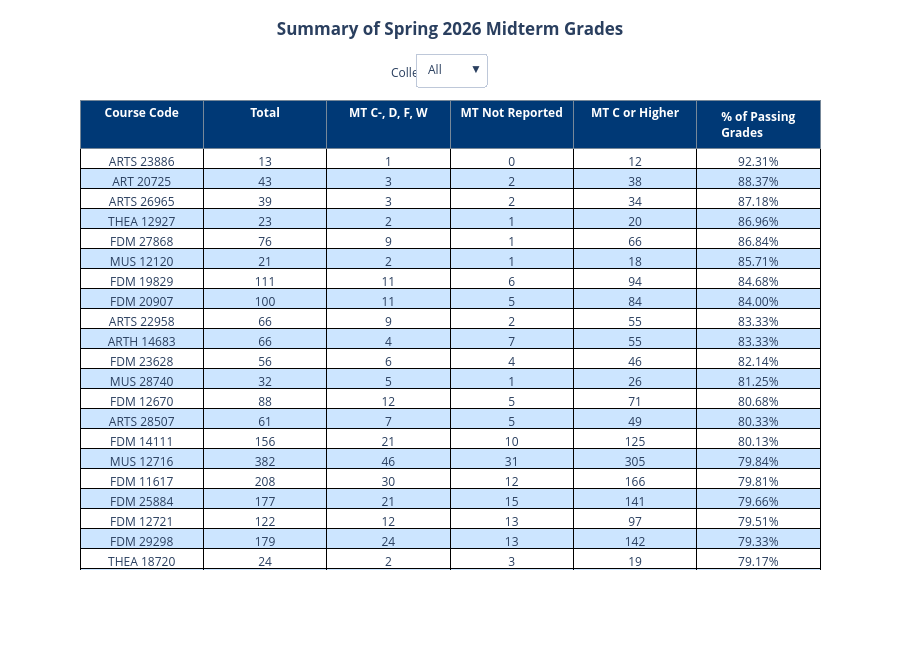

Notebook code cell kept with this figure:
### Markdown cell above
So it worked, just not well. I'm going to tinker with the y values to make them higher up. I'll do a lot of little tinkering, so below will be the final tinkering (# of attempts to get it right = 17).

Something else I'd like to do is add a title to the menu, as well as make it a drop down menu.

### Code cell
#Making Summary Table in Graph Objects Pt. 15 (Tinkering with the locations)
alltrace = go.Table(
    header = dict(values = ["Course Code", "Total", "MT C-, D, F, W", "MT Not Reported", "MT C or Higher", "% of Passing Grades"],
                line_color = "lightslategray",
                fill_color = "#003976",
                font_color = "white",
                font_weight = "bold"),
    cells = dict(values=[allsummary["Course Code"], 
                        allsummary["Total Grades"], 
                        allsummary["MT C-, D, F, W"], 
                        allsummary["MT Not Reported"], 
                        allsummary["MT C or Higher"], 
                        allsummary["% of Passing Grades"]],
                        line_color = "black",
                        fill_color = [["#FFFFFF", "#CCE5FF"] * 50])
)

caedtrace = go.Table(
    header = dict(values = ["Course Code", "Total", "MT C-, D, F, W", "MT Not Reported", "MT C or Higher", "% of Passing Grades"],
                line_color = "lightslategray",
                fill_color = "#003976",
                font_color = "white",
                font_weight = "bold"),
    cells = dict(values=[caedsummary["Course Code"], 
                        caedsummary["Total Grades"], 
                        caedsummary["MT C-, D, F, W"], 
                        caedsummary["MT Not Reported"], 
                        caedsummary["MT C or Higher"], 
                        caedsummary["% of Passing Grades"]],
                        line_color = "black",
                        fill_color = [["#FFFFFF", "#CCE5FF"] * 50])
)

ccitrace = go.Table(
    header = dict(values = ["Course Code", "Total", "MT C-, D, F, W", "MT Not Reported", "MT C or Higher", "% of Passing Grades"],
                line_color = "lightslategray",
                fill_color = "#003976",
                font_color = "white",
                font_weight = "bold"),
    cells = dict(values=[ccisummary["Course Code"], 
                        ccisummary["Total Grades"], 
                        ccisummary["MT C-, D, F, W"], 
                        ccisummary["MT Not Reported"], 
                        ccisummary["MT C or Higher"], 
                        ccisummary["% of Passing Grades"]],
                        line_color = "black",
                        fill_color = [["#FFFFFF", "#CCE5FF"] * 50])
)

cotatrace = go.Table(
    header = dict(values = ["Course Code", "Total", "MT C-, D, F, W", "MT Not Reported", "MT C or Higher", "% of Passing Grades"],
                line_color = "lightslategray",
                fill_color = "#003976",
                font_color = "white",
                font_weight = "bold"),
    cells = dict(values=[cotasummary["Course Code"], 
                        cotasummary["Total Grades"], 
                        cotasummary["MT C-, D, F, W"], 
                        cotasummary["MT Not Reported"], 
                        cotasummary["MT C or Higher"], 
                        cotasummary["% of Passing Grades"]],
                        line_color = "black",
                        fill_color = [["#FFFFFF", "#CCE5FF"] * 50])
)

layout = go.Layout(
    title=dict(text= "Summary of Spring 2026 Midterm Grades",
                font_weight = "bold", 
                xanchor = "center", 
                yanchor = "top", 
                x = .5,
                y = .965),
    height = 650
)

fig9 = go.Figure(data = [alltrace, caedtrace, ccitrace, cotatrace], layout = layout)

fig9.update_layout(updatemenus = [dict(
    type = "dropdown", #this will transform it into a dropdown menu
    direction = "down", #I want it to go down
    showactive = True,
    xanchor = "center",
    yanchor = "top",
    x = .5,
    y = 1.1, #So tried following the same logic as the title - I want the buttons right underneath it
    buttons = 
        list([dict(label = "All",
            method = "update",
            args = [{"visible":[True,False,False,False]}]),
        dict(label = "CAED",
            method = "update",
            args = [{"visible":[False,True,False,False]}]),
        dict(label = "CCI",
            method = "update",
            args = [{"visible":[False,False,True,False]}]),
        dict(label = "CotA",
            method = "update",
         args = [{"visible":[False,False,False,True]}])])
)],
    annotations=[dict( #This is adding the note for the dropdown - I followed the custom buttons example on the plotly site - https://plotly.com/python/custom-buttons/
        text = "College:", 
        showarrow = False,
        xanchor = "center", #setting the same x/y variables for the annotation - I'm lowering the x and y values a bit so they appear to the left of the menu
        yanchor = "top",
        x = .45,
        y = 1.08
    )])

fig9.show()

### Figure 1 — Plotly figure (JSON) as saved in the notebook; plotly's stock layout.template omitted (floating-point values rounded to 4 significant figures; data arrays with more than 128 entries replaced by an {"elided": "..."} marker saying what was removed)
{"data": [{"cells": {"fill": {"color": [["#FFFFFF", "#CCE5FF", "#FFFFFF", "#CCE5FF", "#FFFFFF", "#CCE5FF", "#FFFFFF", "#CCE5FF", "#FFFFFF", "#CCE5FF", "#FFFFFF", "#CCE5FF", "#FFFFFF", "#CCE5FF", "#FFFFFF", "#CCE5FF", "#FFFFFF", "#CCE5FF", "#FFFFFF", "#CCE5FF", "#FFFFFF", "#CCE5FF", "#FFFFFF", "#CCE5FF", "#FFFFFF", "#CCE5FF", "#FFFFFF", "#CCE5FF", "#FFFFFF", "#CCE5FF", "#FFFFFF", "#CCE5FF", "#FFFFFF", "#CCE5FF", "#FFFFFF", "#CCE5FF", "#FFFFFF", "#CCE5FF", "#FFFFFF", "#CCE5FF", "#FFFFFF", "#CCE5FF", "#FFFFFF", "#CCE5FF", "#FFFFFF", "#CCE5FF", "#FFFFFF", "#CCE5FF", "#FFFFFF", "#CCE5FF", "#FFFFFF", "#CCE5FF", "#FFFFFF", "#CCE5FF", "#FFFFFF", "#CCE5FF", "#FFFFFF", "#CCE5FF", "#FFFFFF", "#CCE5FF", "#FFFFFF", "#CCE5FF", "#FFFFFF", "#CCE5FF", "#FFFFFF", "#CCE5FF", "#FFFFFF", "#CCE5FF", "#FFFFFF", "#CCE5FF", "#FFFFFF", "#CCE5FF", "#FFFFFF", "#CCE5FF", "#FFFFFF", "#CCE5FF", "#FFFFFF", "#CCE5FF", "#FFFFFF", "#CCE5FF", "#FFFFFF", "#CCE5FF", "#FFFFFF", "#CCE5FF", "#FFFFFF", "#CCE5FF", "#FFFFFF", "#CCE5FF", "#FFFFFF", "#CCE5FF", "#FFFFFF", "#CCE5FF", "#FFFFFF", "#CCE5FF", "#FFFFFF", "#CCE5FF", "#FFFFFF", "#CCE5FF", "#FFFFFF", "#CCE5FF"]]}, "line": {"color": "black"}, "values": {"elided": "6x90 mixed values"}}, "header": {"fill": {"color": "#003976"}, "font": {"color": "white", "weight": "bold"}, "line": {"color": "lightslategray"}, "values": ["Course Code", "Total", "MT C-, D, F, W", "MT Not Reported", "MT C or Higher", "% of Passing Grades"]}, "type": "table"}, {"cells": {"fill": {"color": [["#FFFFFF", "#CCE5FF", "#FFFFFF", "#CCE5FF", "#FFFFFF", "#CCE5FF", "#FFFFFF", "#CCE5FF", "#FFFFFF", "#CCE5FF", "#FFFFFF", "#CCE5FF", "#FFFFFF", "#CCE5FF", "#FFFFFF", "#CCE5FF", "#FFFFFF", "#CCE5FF", "#FFFFFF", "#CCE5FF", "#FFFFFF", "#CCE5FF", "#FFFFFF", "#CCE5FF", "#FFFFFF", "#CCE5FF", "#FFFFFF", "#CCE5FF", "#FFFFFF", "#CCE5FF", "#FFFFFF", "#CCE5FF", "#FFFFFF", "#CCE5FF", "#FFFFFF", "#CCE5FF", "#FFFFFF", "#CCE5FF", "#FFFFFF", "#CCE5FF", "#FFFFFF", "#CCE5FF", "#FFFFFF", "#CCE5FF", "#FFFFFF", "#CCE5FF", "#FFFFFF", "#CCE5FF", "#FFFFFF", "#CCE5FF", "#FFFFFF", "#CCE5FF", "#FFFFFF", "#CCE5FF", "#FFFFFF", "#CCE5FF", "#FFFFFF", "#CCE5FF", "#FFFFFF", "#CCE5FF", "#FFFFFF", "#CCE5FF", "#FFFFFF", "#CCE5FF", "#FFFFFF", "#CCE5FF", "#FFFFFF", "#CCE5FF", "#FFFFFF", "#CCE5FF", "#FFFFFF", "#CCE5FF", "#FFFFFF", "#CCE5FF", "#FFFFFF", "#CCE5FF", "#FFFFFF", "#CCE5FF", "#FFFFFF", "#CCE5FF", "#FFFFFF", "#CCE5FF", "#FFFFFF", "#CCE5FF", "#FFFFFF", "#CCE5FF", "#FFFFFF", "#CCE5FF", "#FFFFFF", "#CCE5FF", "#FFFFFF", "#CCE5FF", "#FFFFFF", "#CCE5FF", "#FFFFFF", "#CCE5FF", "#FFFFFF", "#CCE5FF", "#FFFFFF", "#CCE5FF"]]}, "line": {"color": "black"}, "values": [["ARCH 22860", "ARCS 12721", "ID 19670", "ID 19883", "CMGT 19400", "ARCH 13310", "ARCH 14775", "ARCS 11014", "CMGT 17964", "AED 22860", "CMGT 16841", "ARCH 16841", "ARCH 29604", "ARCH 19059", "ID 15409", "ARCH 15217", "CMGT 11015", "ID 13889", "ID 29543", "CMGT 21745", "ARCH 14841"], [22, 10, 56, 68, 97, 98, 84, 12, 103, 11, 68, 348, 87, 27, 61, 152, 39, 57, 68, 129, 101], [1, 0, 5, 4, 8, 9, 6, 2, 12, 1, 6, 43, 11, 5, 11, 18, 5, 8, 9, 23, 18], [1, 1, 2, 5, 5, 6, 7, 0, 6, 1, 7, 26, 7, 1, 3, 17, 4, 6, 8, 10, 9], [20, 9, 49, 59, 84, 83, 71, 10, 85, 9, 55, 279, 69, 21, 47, 117, 30, 43, 51, 96, 74], ["90.91%", "90.00%", "87.50%", "86.76%", "86.60%", "84.69%", "84.52%", "83.33%", "82.52%", "81.82%", "80.88%", "80.17%", "79.31%", "77.78%", "77.05%", "76.97%", "76.92%", "75.44%", "75.00%", "74.42%", "73.27%"]]}, "header": {"fill": {"color": "#003976"}, "font": {"color": "white", "weight": "bold"}, "line": {"color": "lightslategray"}, "values": ["Course Code", "Total", "MT C-, D, F, W", "MT Not Reported", "MT C or Higher", "% of Passing Grades"]}, "type": "table"}, {"cells": {"fill": {"color": [["#FFFFFF", "#CCE5FF", "#FFFFFF", "#CCE5FF", "#FFFFFF", "#CCE5FF", "#FFFFFF", "#CCE5FF", "#FFFFFF", "#CCE5FF", "#FFFFFF", "#CCE5FF", "#FFFFFF", "#CCE5FF", "#FFFFFF", "#CCE5FF", "#FFFFFF", "#CCE5FF", "#FFFFFF", "#CCE5FF", "#FFFFFF", "#CCE5FF", "#FFFFFF", "#CCE5FF", "#FFFFFF", "#CCE5FF", "#FFFFFF", "#CCE5FF", "#FFFFFF", "#CCE5FF", "#FFFFFF", "#CCE5FF", "#FFFFFF", "#CCE5FF", "#FFFFFF", "#CCE5FF", "#FFFFFF", "#CCE5FF", "#FFFFFF", "#CCE5FF", "#FFFFFF", "#CCE5FF", "#FFFFFF", "#CCE5FF", "#FFFFFF", "#CCE5FF", "#FFFFFF", "#CCE5FF", "#FFFFFF", "#CCE5FF", "#FFFFFF", "#CCE5FF", "#FFFFFF", "#CCE5FF", "#FFFFFF", "#CCE5FF", "#FFFFFF", "#CCE5FF", "#FFFFFF", "#CCE5FF", "#FFFFFF", "#CCE5FF", "#FFFFFF", "#CCE5FF", "#FFFFFF", "#CCE5FF", "#FFFFFF", "#CCE5FF", "#FFFFFF", "#CCE5FF", "#FFFFFF", "#CCE5FF", "#FFFFFF", "#CCE5FF", "#FFFFFF", "#CCE5FF", "#FFFFFF", "#CCE5FF", "#FFFFFF", "#CCE5FF", "#FFFFFF", "#CCE5FF", "#FFFFFF", "#CCE5FF", "#FFFFFF", "#CCE5FF", "#FFFFFF", "#CCE5FF", "#FFFFFF", "#CCE5FF", "#FFFFFF", "#CCE5FF", "#FFFFFF", "#CCE5FF", "#FFFFFF", "#CCE5FF", "#FFFFFF", "#CCE5FF", "#FFFFFF", "#CCE5FF"]]}, "line": {"color": "black"}, "values": {"elided": "6x26 mixed values"}}, "header": {"fill": {"color": "#003976"}, "font": {"color": "white", "weight": "bold"}, "line": {"color": "lightslategray"}, "values": ["Course Code", "Total", "MT C-, D, F, W", "MT Not Reported", "MT C or Higher", "% of Passing Grades"]}, "type": "table"}, {"cells": {"fill": {"color": [["#FFFFFF", "#CCE5FF", "#FFFFFF", "#CCE5FF", "#FFFFFF", "#CCE5FF", "#FFFFFF", "#CCE5FF", "#FFFFFF", "#CCE5FF", "#FFFFFF", "#CCE5FF", "#FFFFFF", "#CCE5FF", "#FFFFFF", "#CCE5FF", "#FFFFFF", "#CCE5FF", "#FFFFFF", "#CCE5FF", "#FFFFFF", "#CCE5FF", "#FFFFFF", "#CCE5FF", "#FFFFFF", "#CCE5FF", "#FFFFFF", "#CCE5FF", "#FFFFFF", "#CCE5FF", "#FFFFFF", "#CCE5FF", "#FFFFFF", "#CCE5FF", "#FFFFFF", "#CCE5FF", "#FFFFFF", "#CCE5FF", "#FFFFFF", "#CCE5FF", "#FFFFFF", "#CCE5FF", "#FFFFFF", "#CCE5FF", "#FFFFFF", "#CCE5FF", "#FFFFFF", "#CCE5FF", "#FFFFFF", "#CCE5FF", "#FFFFFF", "#CCE5FF", "#FFFFFF", "#CCE5FF", "#FFFFFF", "#CCE5FF", "#FFFFFF", "#CCE5FF", "#FFFFFF", "#CCE5FF", "#FFFFFF", "#CCE5FF", "#FFFFFF", "#CCE5FF", "#FFFFFF", "#CCE5FF", "#FFFFFF", "#CCE5FF", "#FFFFFF", "#CCE5FF", "#FFFFFF", "#CCE5FF", "#FFFFFF", "#CCE5FF", "#FFFFFF", "#CCE5FF", "#FFFFFF", "#CCE5FF", "#FFFFFF", "#CCE5FF", "#FFFFFF", "#CCE5FF", "#FFFFFF", "#CCE5FF", "#FFFFFF", "#CCE5FF", "#FFFFFF", "#CCE5FF", "#FFFFFF", "#CCE5FF", "#FFFFFF", "#CCE5FF", "#FFFFFF", "#CCE5FF", "#FFFFFF", "#CCE5FF", "#FFFFFF", "#CCE5FF", "#FFFFFF", "#CCE5FF"]]}, "line": {"color": "black"}, "values": {"elided": "6x43 mixed values"}}, "header": {"fill": {"color": "#003976"}, "font": {"color": "white", "weight": "bold"}, "line": {"color": "lightslategray"}, "values": ["Course Code", "Total", "MT C-, D, F, W", "MT Not Reported", "MT C or Higher", "% of Passing Grades"]}, "type": "table"}], "layout": {"annotations": [{"showarrow": false, "text": "College:", "x": 0.45, "xanchor": "center", "y": 1.08, "yanchor": "top"}], "height": 650, "title": {"font": {"weight": "bold"}, "text": "Summary of Spring 2026 Midterm Grades", "x": 0.5, "xanchor": "center", "y": 0.965, "yanchor": "top"}, "updatemenus": [{"buttons": [{"args": [{"visible": [true, false, false, false]}], "label": "All", "method": "update"}, {"args": [{"visible": [false, true, false, false]}], "label": "CAED", "method": "update"}, {"args": [{"visible": [false, false, true, false]}], "label": "CCI", "method": "update"}, {"args": [{"visible": [false, false, false, true]}], "label": "CotA", "method": "update"}], "direction": "down", "showactive": true, "type": "dropdown", "x": 0.5, "xanchor": "center", "y": 1.1, "yanchor": "top"}]}}
